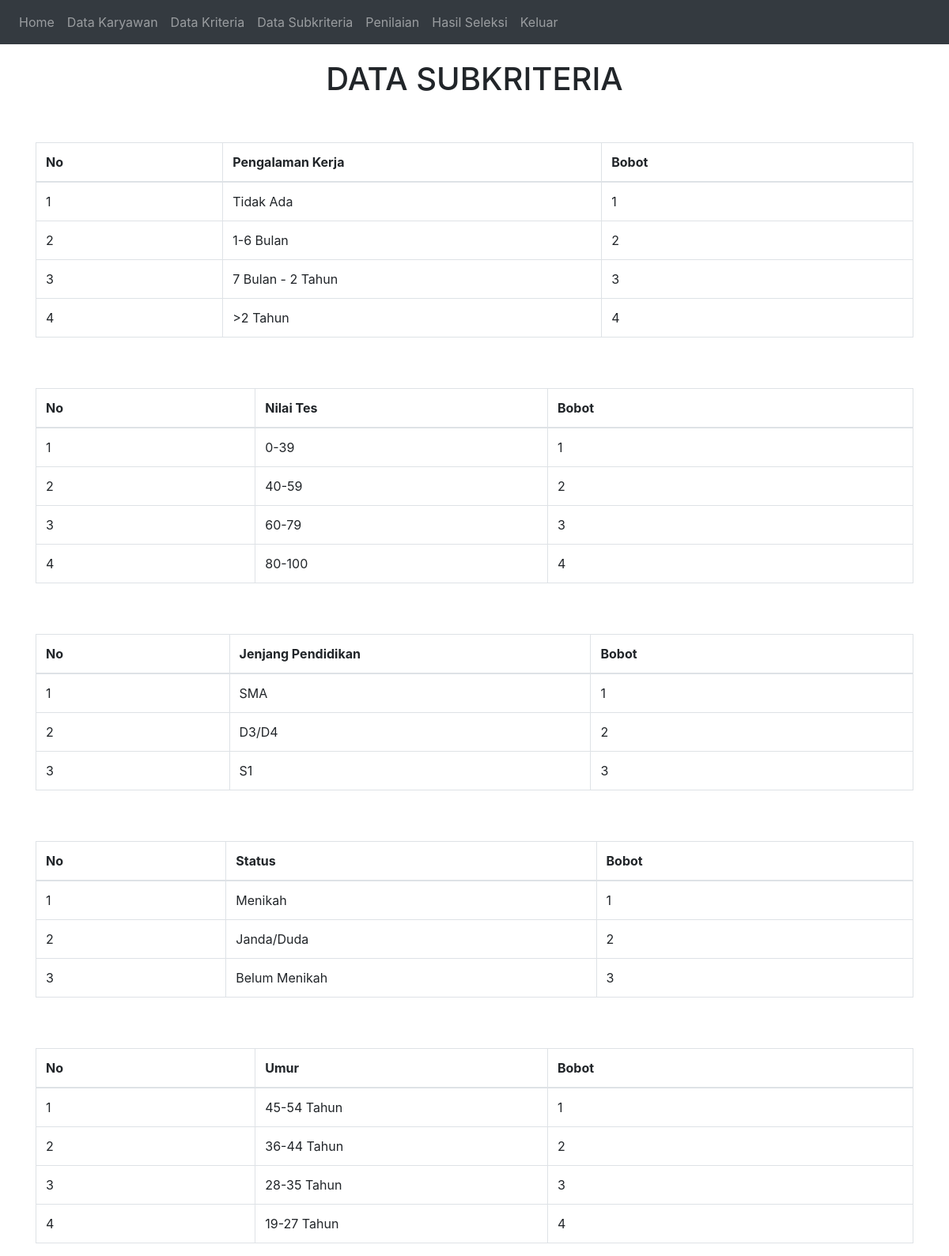
Screenshot of /home.php?page=sub with the database file from the repository.
### tables this page shows
CREATE TABLE `pengalaman_kerja` (
  `id_pengalaman` int(5) NOT NULL,
  `pengalaman_kerja` varchar(20) DEFAULT NULL,
  `bobot` varchar(5) DEFAULT NULL
);

CREATE TABLE `nilai_tes` (
  `id_nilai` int(5) NOT NULL,
  `nilai_tes` varchar(10) DEFAULT NULL,
  `bobot` varchar(3) DEFAULT NULL
);

CREATE TABLE `jenjang_pendidikan` (
  `id_pendidikan` int(5) NOT NULL,
  `jenjang_pendidikan` varchar(20) DEFAULT NULL,
  `bobot` varchar(3) DEFAULT NULL
);

CREATE TABLE `status` (
  `id_status` int(5) NOT NULL,
  `status` varchar(20) DEFAULT NULL,
  `bobot` varchar(3) DEFAULT NULL
);

CREATE TABLE `umur` (
  `id_umur` int(5) NOT NULL,
  `umur` varchar(13) DEFAULT NULL,
  `bobot` varchar(3) DEFAULT NULL
);

### sub.php (the view)
<h1 align="center">DATA SUBKRITERIA</h1>
<br><br>
<table class="table table-bordered" >
    <thead>
      <tr>
        <th width="60px">No</th>
        <th width="80px">Pengalaman Kerja</th>
		<th width="100px">Bobot</th>
      </tr>
    </thead>
	 <tbody>
	 <?php
     $sql = "SELECT*FROM pengalaman_kerja ORDER BY id_pengalaman ASC";
     $result = $conn->query($sql);
     while($row = $result->fetch_assoc()) {
	 ?>
		 <tr>
			<td><?php echo $row['id_pengalaman']; ?></td>
			<td><?php echo $row['pengalaman_kerja']; ?></td>
			<td><?php echo $row['bobot']; ?></td>
		 </tr>
	 <?php
		 }
	 ?>
   </tbody>
</table>
<br><br>
<table class="table table-bordered">
    <thead>
      <tr>
        <th width="60px">No</th>
        <th width="80px">Nilai Tes</th>
		<th width="100px">Bobot</th>
      </tr>
    </thead>
	 <tbody>
	 <?php
     $sql = "SELECT*FROM nilai_tes ORDER BY id_nilai ASC";
     if($result = $conn->query($sql)){
		while($row = $result->fetch_assoc()) {
	 ?>
		 <tr>
			<td><?php echo $row['id_nilai']; ?></td>
			<td><?php echo $row['nilai_tes']; ?></td>
			<td><?php echo $row['bobot']; ?></td>
		 </tr>
	 <?php
		 }
	 }
	 ?>
   </tbody>
</table>
<br><br>
<table class="table table-bordered">
    <thead>
      <tr>
        <th width="60px">No</th>
        <th width="80px">Jenjang Pendidikan</th>
		<th width="100px">Bobot</th>
      </tr>
    </thead>
	 <tbody>
	 <?php
     $sql = "SELECT*FROM jenjang_pendidikan ORDER BY id_pendidikan ASC";
     if($result = $conn->query($sql)){
		while($row = $result->fetch_assoc()) {
	 ?>
		 <tr>
			<td><?php echo $row['id_pendidikan']; ?></td>
			<td><?php echo $row['jenjang_pendidikan']; ?></td>
			<td><?php echo $row['bobot']; ?></td>
		 </tr>
	 <?php
		 }
	 }
	 ?>
   </tbody>
</table>
<br><br>
<table class="table table-bordered">
    <thead>
      <tr>
        <th width="60px">No</th>
        <th width="80px">Status</th>
		<th width="100px">Bobot</th>
      </tr>
    </thead>
	 <tbody>
	 <?php
     $sql = "SELECT*FROM status ORDER BY id_status ASC";
     if($result = $conn->query($sql)){
		while($row = $result->fetch_assoc()) {
	 ?>
		 <tr>
			<td><?php echo $row['id_status']; ?></td>
			<td><?php echo $row['status']; ?></td>
			<td><?php echo $row['bobot']; ?></td>
		 </tr>
	 <?php
		 }
	 }
	 ?>
   </tbody>
</table>
<br><br>
<table class="table table-bordered">
    <thead>
      <tr>
        <th width="60px">No</th>
        <th width="80px">Umur</th>
		<th width="100px">Bobot</th>
      </tr>
    </thead>
	 <tbody>
	 <?php
     $sql = "SELECT*FROM umur ORDER BY id_umur ASC";
     if($result = $conn->query($sql)){
		while($row = $result->fetch_assoc()) {
	 ?>
		 <tr>
			<td><?php echo $row['id_umur']; ?></td>
			<td><?php echo $row['umur']; ?></td>
			<td><?php echo $row['bobot']; ?></td>
		 </tr>
	 <?php
		 }
	 }
	 ?>
   </tbody>
</table>

### rows the page displays
pengalaman_kerja: id_pengalaman "1", pengalaman_kerja "Tidak Ada", bobot "1"
pengalaman_kerja: id_pengalaman "2", pengalaman_kerja "1-6 Bulan", bobot "2"
pengalaman_kerja: id_pengalaman "3", pengalaman_kerja "7 Bulan - 2 Tahun", bobot "3"
pengalaman_kerja: id_pengalaman "4", pengalaman_kerja ">2 Tahun", bobot "4"
nilai_tes: id_nilai "1", nilai_tes "0-39", bobot "1"
nilai_tes: id_nilai "2", nilai_tes "40-59", bobot "2"
nilai_tes: id_nilai "3", nilai_tes "60-79", bobot "3"
nilai_tes: id_nilai "4", nilai_tes "80-100", bobot "4"
jenjang_pendidikan: id_pendidikan "1", jenjang_pendidikan "SMA", bobot "1"
jenjang_pendidikan: id_pendidikan "2", jenjang_pendidikan "D3/D4", bobot "2"
jenjang_pendidikan: id_pendidikan "3", jenjang_pendidikan "S1", bobot "3"
status: id_status "1", status "Menikah", bobot "1"
status: id_status "2", status "Janda/Duda", bobot "2"
status: id_status "3", status "Belum Menikah", bobot "3"
umur: id_umur "1", umur "45-54 Tahun", bobot "1"
umur: id_umur "2", umur "36-44 Tahun", bobot "2"
umur: id_umur "3", umur "28-35 Tahun", bobot "3"
umur: id_umur "4", umur "19-27 Tahun", bobot "4"
